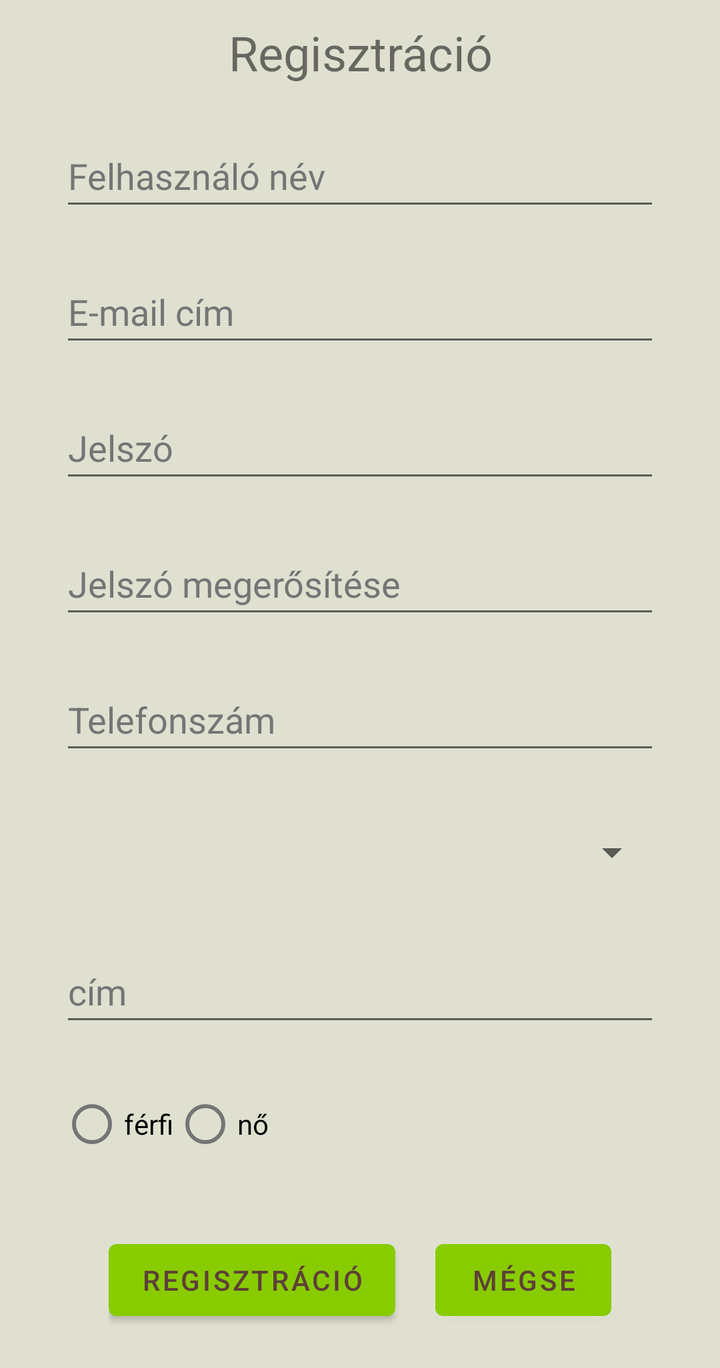
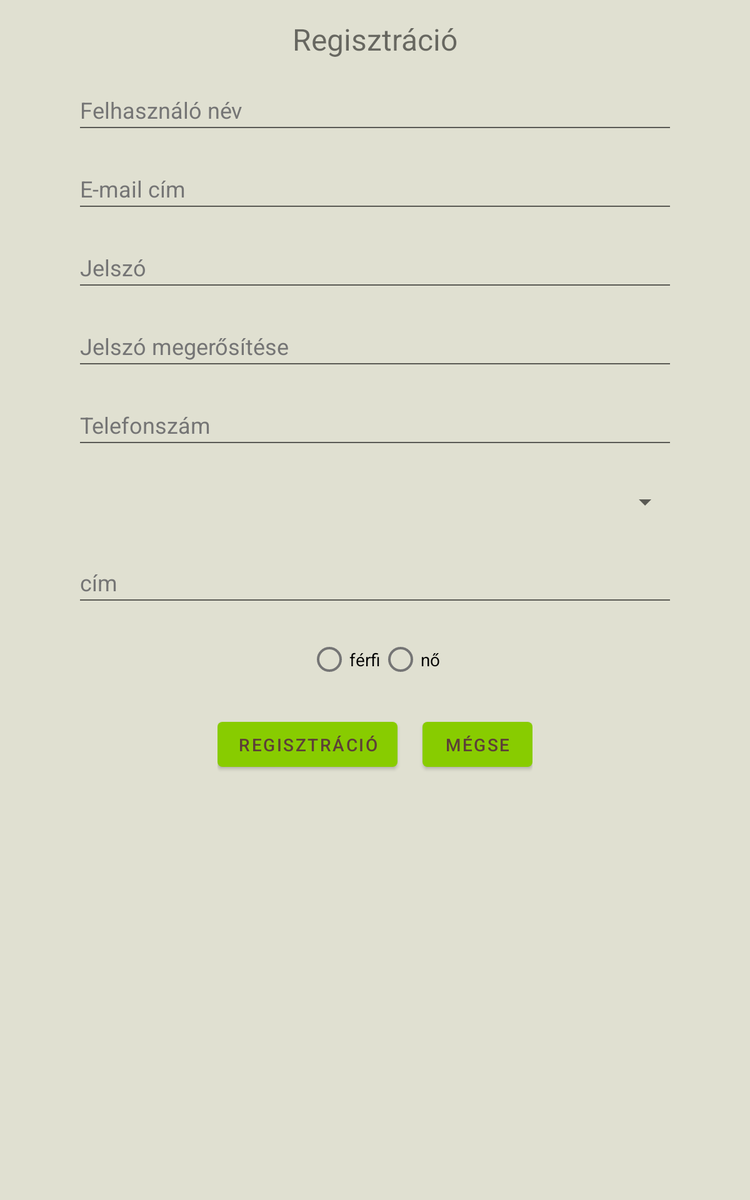

First picture: res/layout/ on a phone held upright. Second picture: the repository's own variant of that layout, on a device whose configuration matches the variant's folder. Source for both follows.
<!-- AndroidManifest.xml: application theme Theme.BioShop -->
<!-- res/layout/activity_register.xml -->
<?xml version="1.0" encoding="utf-8"?>
<ScrollView xmlns:android="http://schemas.android.com/apk/res/android"
    android:layout_width="fill_parent"
    android:layout_height="fill_parent">
    <RelativeLayout
        xmlns:app="http://schemas.android.com/apk/res-auto"
        xmlns:tools="http://schemas.android.com/tools"
        android:layout_width="match_parent"
        android:layout_height="wrap_content"
        tools:context=".RegisterActivity"
        android:background="@color/background">

        <TextView
            android:id="@+id/registrationTextView"
            android:layout_width="match_parent"
            android:layout_height="wrap_content"
            android:layout_alignParentStart="true"
            android:layout_alignParentEnd="true"

            android:layout_marginHorizontal="@dimen/def_marg_hor"
            android:layout_marginVertical="@dimen/def_marg_ver"
            android:text="@string/registration"
            android:textAlignment="center"
            android:textSize="24sp"
            android:textColorHint="@color/hint" />

        <EditText
            android:id="@+id/userNameEditText"
            android:layout_width="match_parent"
            android:layout_height="wrap_content"
            android:layout_below="@+id/registrationTextView"
            android:layout_alignParentStart="true"
            android:layout_alignParentEnd="true"
            android:layout_marginHorizontal="@dimen/def_marg_hor"
            android:layout_marginVertical="@dimen/def_marg_ver"
            android:ems="10"
            android:hint="@string/userName"
            android:inputType="textPersonName"
            android:minHeight="48dp"
            android:textColorHint="@color/hint" />


        <EditText
            android:id="@+id/userEmailEditText"
            android:layout_width="match_parent"
            android:layout_height="wrap_content"
            android:layout_below="@+id/userNameEditText"
            android:layout_alignParentStart="true"
            android:layout_alignParentEnd="true"
            android:layout_marginHorizontal="@dimen/def_marg_hor"
            android:layout_marginVertical="@dimen/def_marg_ver"
            android:ems="10"
            android:hint="@string/email"
            android:inputType="textEmailAddress"
            android:minHeight="48dp"
            android:textColorHint="@color/hint" />

        <EditText
            android:id="@+id/passwordEditText"
            android:layout_width="match_parent"
            android:layout_height="wrap_content"
            android:layout_below="@+id/userEmailEditText"
            android:layout_alignParentStart="true"
            android:layout_alignParentEnd="true"
            android:layout_marginHorizontal="@dimen/def_marg_hor"
            android:layout_marginVertical="@dimen/def_marg_ver"
            android:ems="10"
            android:hint="@string/password"
            android:inputType="textPassword"
            android:minHeight="48dp"
            android:textColorHint="@color/hint" />

        <EditText
            android:id="@+id/editTextPasswordConfirm"
            android:layout_width="match_parent"
            android:layout_height="wrap_content"
            android:layout_below="@+id/passwordEditText"
            android:layout_alignParentStart="true"
            android:layout_alignParentEnd="true"

            android:layout_marginHorizontal="@dimen/def_marg_hor"
            android:layout_marginVertical="@dimen/def_marg_ver"
            android:ems="10"
            android:hint="@string/passwordConfirm"
            android:inputType="textPassword"
            android:minHeight="48dp"
            android:textColorHint="@color/hint" />

        <EditText
            android:id="@+id/phoneEditText"
            android:layout_width="match_parent"
            android:layout_height="wrap_content"
            android:layout_below="@+id/editTextPasswordConfirm"
            android:layout_alignParentStart="true"
            android:layout_alignParentEnd="true"

            android:layout_marginHorizontal="@dimen/def_marg_hor"
            android:layout_marginVertical="@dimen/def_marg_ver"
            android:ems="10"
            android:hint="@string/phoneNumber"
            android:inputType="phone"
            android:minHeight="48dp"
            android:textColorHint="@color/hint" />

        <Spinner
            android:id="@+id/phoneSpinner"
            android:layout_width="match_parent"
            android:layout_height="wrap_content"
            android:layout_below="@+id/phoneEditText"
            android:layout_alignParentStart="true"
            android:layout_alignParentEnd="true"

            android:layout_marginHorizontal="@dimen/def_marg_hor"
            android:layout_marginVertical="@dimen/def_marg_ver"
            android:minHeight="48dp" />


        <EditText
            android:id="@+id/addressEditText"
            android:layout_width="match_parent"
            android:layout_height="wrap_content"
            android:layout_below="@+id/phoneSpinner"
            android:layout_alignParentStart="true"
            android:layout_alignParentEnd="true"
            android:maxLines="5"
            android:layout_marginHorizontal="@dimen/def_marg_hor"
            android:layout_marginVertical="@dimen/def_marg_ver"
            android:ems="10"
            android:hint="@string/postAddress"
            android:inputType="textPostalAddress|textMultiLine"
            android:minHeight="48dp"
            android:textColorHint="@color/hint" />

        <RadioGroup
            android:id="@+id/accountTypeRadioGroup"
            android:layout_width="wrap_content"
            android:layout_height="wrap_content"
            android:layout_marginHorizontal="@dimen/def_marg_hor"
            android:layout_marginVertical="@dimen/def_marg_ver"
            android:layout_below="@id/addressEditText"
            android:orientation="horizontal">
            <RadioButton
                android:id="@+id/buyerRadioButton"
                android:layout_width="wrap_content"
                android:layout_height="wrap_content"
                android:text="@string/male"/>
            <RadioButton
                android:id="@+id/sellerRadioButton"
                android:layout_width="wrap_content"
                android:layout_height="wrap_content"
                android:text="@string/female"/>
        </RadioGroup>

        
        
        

        <LinearLayout
            android:layout_width="wrap_content"
            android:layout_height="wrap_content"
            android:orientation="horizontal"
            android:layout_below="@+id/accountTypeRadioGroup"
            android:layout_margin="20dp"
            android:layout_centerHorizontal="true">
            <Button
                android:id="@+id/regButton"
                android:layout_width="wrap_content"
                android:layout_height="wrap_content"
                android:textColor="@color/text"

                android:text="@string/registration"

                android:onClick="register"
                />

            <Button
                android:id="@+id/backButton"
                android:layout_width="wrap_content"
                android:layout_height="wrap_content"
                android:layout_marginStart="20dp"
                android:textColor="@color/text"

                android:text="@string/cancel"

                android:onClick="cancel"
                />

        </LinearLayout>

    </RelativeLayout></ScrollView>
<!-- resources referenced by this layout -->
<resources>
  <color name="background">#e0e0d1</color>
  <color name="hint">#757575</color>
  <color name="text">#5D4037</color>
  <dimen name="def_marg_hor">30dp</dimen>
  <dimen name="def_marg_ver">10dp</dimen>
  <string name="cancel">mégse</string>
  <string name="email">E-mail cím</string>
  <string name="female">nő</string>
  <string name="male">férfi</string>
  <string name="password">Jelszó</string>
  <string name="passwordConfirm">Jelszó megerősítése</string>
  <string name="phoneNumber">Telefonszám</string>
  <string name="postAddress">cím</string>
  <string name="registration">Regisztráció</string>
  <string name="userName">Felhasználó név</string>
  <style name="Theme.BioShop" parent="Theme.MaterialComponents.DayNight.DarkActionBar">
          
          <item name="colorPrimary">@color/purple_500</item>
          <item name="colorPrimaryVariant">@color/purple_700</item>
          <item name="colorOnPrimary">@color/white</item>
          
          <item name="colorSecondary">@color/teal_200</item>
          <item name="colorSecondaryVariant">@color/teal_700</item>
          <item name="colorOnSecondary">@color/black</item>
          
          <item name="android:statusBarColor" tools:targetApi="l">?attr/colorPrimaryVariant</item>
          
      </style>
  <color name="purple_500">#88cc00</color>
  <color name="purple_700">#77b300</color>
  <color name="white">#FFFFFFFF</color>
  <color name="teal_200">#FF03DAC5</color>
  <color name="teal_700">#FF018786</color>
  <color name="black">#FF000000</color>
</resources>
<!-- res/layout-sw600dp/activity_register.xml (the repository's variant of the layout above) -->
<!-- drawn on a 7-inch tablet held upright -->
<?xml version="1.0" encoding="utf-8"?>
    <androidx.constraintlayout.widget.ConstraintLayout
        xmlns:android="http://schemas.android.com/apk/res/android"
        xmlns:app="http://schemas.android.com/apk/res-auto"
        xmlns:tools="http://schemas.android.com/tools"
        android:layout_width="match_parent"
        android:layout_height="match_parent"
        tools:context=".RegisterActivity"
        android:background="@color/background">

    <TextView
        android:id="@+id/registrationTextView"
        android:layout_width="match_parent"
        android:layout_height="wrap_content"
        android:layout_marginHorizontal="@dimen/def_marg_hor2"
        android:layout_marginVertical="@dimen/def_marg_ver2"
        android:text="@string/registration"
        android:textAlignment="center"

        android:textColorHint="@color/hint"
        android:textSize="24sp"
        app:layout_constraintEnd_toEndOf="parent"
        app:layout_constraintStart_toStartOf="parent"
        app:layout_constraintTop_toTopOf="parent" />

    <EditText
        android:id="@+id/userNameEditText"
        android:layout_width="match_parent"
        android:layout_height="wrap_content"
        android:layout_marginHorizontal="@dimen/def_marg_hor2"
        android:layout_marginVertical="@dimen/def_marg_ver2"
        android:ems="10"
        android:hint="@string/userName"
        android:inputType="textPersonName"

        android:minHeight="48dp"
        android:textColorHint="@color/hint"
        app:layout_constraintEnd_toEndOf="parent"
        app:layout_constraintStart_toStartOf="parent"
        app:layout_constraintTop_toBottomOf="@+id/registrationTextView" />


        <EditText
            android:id="@+id/userEmailEditText"
            android:layout_width="match_parent"
            android:layout_height="wrap_content"
            android:ems="10"
            android:hint="@string/email"
            android:inputType="textEmailAddress"
            android:minHeight="48dp"
            android:textColorHint="@color/hint"

            android:layout_marginHorizontal="@dimen/def_marg_hor2"
            android:layout_marginVertical="@dimen/def_marg_ver2"
            app:layout_constraintEnd_toEndOf="parent"
            app:layout_constraintStart_toStartOf="parent"
            app:layout_constraintTop_toBottomOf="@+id/userNameEditText"/>

        <EditText
            android:id="@+id/passwordEditText"
            android:layout_width="match_parent"
            android:layout_height="wrap_content"
            android:ems="10"
            android:hint="@string/password"
            android:inputType="textPassword"
            android:minHeight="48dp"
            android:textColorHint="@color/hint"

            android:layout_marginHorizontal="@dimen/def_marg_hor2"
            android:layout_marginVertical="@dimen/def_marg_ver2"
            app:layout_constraintEnd_toEndOf="parent"
            app:layout_constraintStart_toStartOf="parent"
            app:layout_constraintTop_toBottomOf="@+id/userEmailEditText"/>

        <EditText
            android:id="@+id/editTextPasswordConfirm"
            android:layout_width="match_parent"
            android:layout_height="wrap_content"
            android:ems="10"
            android:hint="@string/passwordConfirm"
            android:inputType="textPassword"
            android:minHeight="48dp"
            android:textColorHint="@color/hint"

            android:layout_marginHorizontal="@dimen/def_marg_hor2"
            android:layout_marginVertical="@dimen/def_marg_ver2"
            app:layout_constraintEnd_toEndOf="parent"
            app:layout_constraintStart_toStartOf="parent"
            app:layout_constraintTop_toBottomOf="@+id/passwordEditText" />

        <EditText
            android:id="@+id/phoneEditText"
            android:layout_width="match_parent"
            android:layout_height="wrap_content"
            android:ems="10"
            android:hint="@string/phoneNumber"
            android:inputType="phone"
            android:minHeight="48dp"
            android:textColorHint="@color/hint"

            android:layout_marginHorizontal="@dimen/def_marg_hor2"
            android:layout_marginVertical="@dimen/def_marg_ver2"
            app:layout_constraintEnd_toEndOf="parent"
            app:layout_constraintStart_toStartOf="parent"
            app:layout_constraintTop_toBottomOf="@+id/editTextPasswordConfirm"/>

        <Spinner
            android:id="@+id/phoneSpinner"
            android:layout_width="match_parent"
            android:layout_height="wrap_content"
            android:minHeight="48dp"

            android:layout_marginHorizontal="@dimen/def_marg_hor2"
            android:layout_marginVertical="@dimen/def_marg_ver2"
            app:layout_constraintEnd_toEndOf="parent"
            app:layout_constraintStart_toStartOf="parent"
            app:layout_constraintTop_toBottomOf="@+id/phoneEditText"/>


        <EditText
            android:id="@+id/addressEditText"
            android:layout_width="match_parent"
            android:layout_height="wrap_content"
            android:ems="10"
            android:hint="@string/postAddress"
            android:inputType="textPostalAddress|textMultiLine"
            android:maxLines="5"
            android:minHeight="48dp"
            android:textColorHint="@color/hint"
            android:layout_marginHorizontal="@dimen/def_marg_hor2"
            android:layout_marginVertical="@dimen/def_marg_ver2"
            app:layout_constraintEnd_toEndOf="parent"
            app:layout_constraintStart_toStartOf="parent"
            app:layout_constraintTop_toBottomOf="@+id/phoneSpinner"/>

        <RadioGroup
            android:id="@+id/accountTypeRadioGroup"
            android:layout_width="wrap_content"
            android:layout_height="wrap_content"
            android:layout_marginHorizontal="@dimen/def_marg_hor2"
            android:layout_marginVertical="@dimen/def_marg_ver2"
            app:layout_constraintEnd_toEndOf="parent"
            app:layout_constraintStart_toStartOf="parent"
            app:layout_constraintTop_toBottomOf="@+id/addressEditText"
            android:orientation="horizontal">
            <RadioButton
                android:id="@+id/buyerRadioButton"
                android:layout_width="wrap_content"
                android:layout_height="wrap_content"
                android:text="@string/male"/>
            <RadioButton
                android:id="@+id/sellerRadioButton"
                android:layout_width="wrap_content"
                android:layout_height="wrap_content"
                android:text="@string/female"/>
        </RadioGroup>


    <LinearLayout
        android:layout_width="wrap_content"
        android:layout_height="wrap_content"
        android:orientation="horizontal"
        android:layout_below="@+id/accountTypeRadioGroup"
        android:layout_margin="20dp"
        android:layout_centerHorizontal="true"

        app:layout_constraintEnd_toEndOf="parent"
        app:layout_constraintStart_toStartOf="parent"
        app:layout_constraintTop_toBottomOf="@+id/accountTypeRadioGroup">

        <Button
            android:id="@+id/regButton"
            android:layout_width="wrap_content"
            android:layout_height="wrap_content"
            android:onClick="register"

            android:text="@string/registration"

            android:textColor="@color/text" />

        <Button
            android:id="@+id/backButton"
            android:layout_width="wrap_content"
            android:layout_height="wrap_content"
            android:layout_marginStart="20dp"
            android:onClick="cancel"

            android:text="@string/cancel"

            android:textColor="@color/text" />

    </LinearLayout>
    </androidx.constraintlayout.widget.ConstraintLayout>
<!-- resources referenced by the variant -->
<!-- as a 7-inch tablet held upright resolves them -->
<resources>
  <color name="background">#e0e0d1</color>
  <color name="hint">#757575</color>
  <color name="text">#5D4037</color>
  <dimen name="def_marg_hor2">60dp</dimen>
  <dimen name="def_marg_ver2">15dp</dimen>
  <string name="cancel">mégse</string>
  <string name="email">E-mail cím</string>
  <string name="female">nő</string>
  <string name="male">férfi</string>
  <string name="password">Jelszó</string>
  <string name="passwordConfirm">Jelszó megerősítése</string>
  <string name="phoneNumber">Telefonszám</string>
  <string name="postAddress">cím</string>
  <string name="registration">Regisztráció</string>
  <string name="userName">Felhasználó név</string>
  <style name="Theme.BioShop" parent="Theme.MaterialComponents.DayNight.DarkActionBar">
          
          <item name="colorPrimary">@color/purple_500</item>
          <item name="colorPrimaryVariant">@color/purple_700</item>
          <item name="colorOnPrimary">@color/white</item>
          
          <item name="colorSecondary">@color/teal_200</item>
          <item name="colorSecondaryVariant">@color/teal_700</item>
          <item name="colorOnSecondary">@color/black</item>
          
          <item name="android:statusBarColor" tools:targetApi="l">?attr/colorPrimaryVariant</item>
          
      </style>
  <color name="purple_500">#88cc00</color>
  <color name="purple_700">#77b300</color>
  <color name="white">#FFFFFFFF</color>
  <color name="teal_200">#FF03DAC5</color>
  <color name="teal_700">#FF018786</color>
  <color name="black">#FF000000</color>
</resources>
